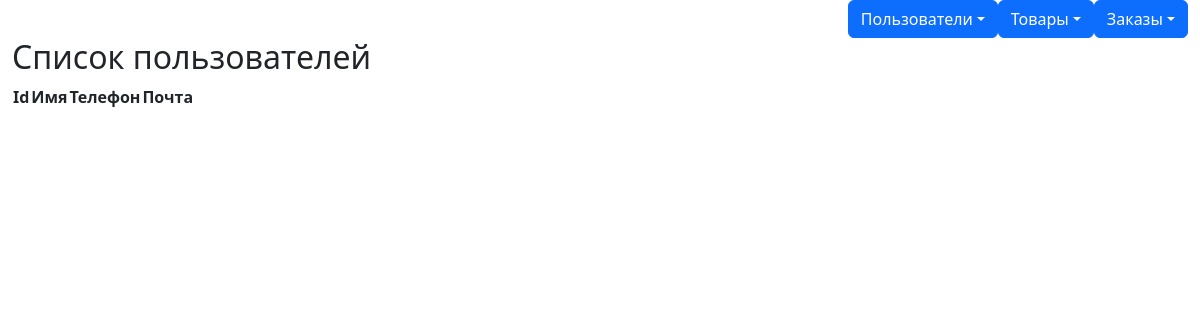
Before: /all_users/ with the older database file.
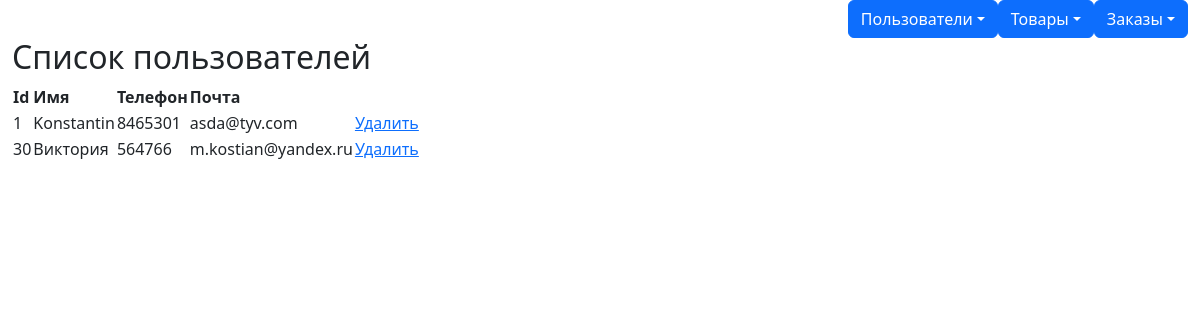
After: the same page with the newer database file.
### myapp/models.py (models this page shows)
class User(models.Model):
    name = models.CharField(max_length=100)
    email = models.EmailField()
    number = models.CharField(max_length=30)
    addres = models.CharField(max_length=100)
    date = models.DateField(auto_now_add=True)

### myapp/views.py (the view)
# urls.py: path('all_users/', views.all_users, name='all users'),
def all_users(request):
    users = User.objects.all()
    return render(request, 'all_users.html', {'users': users})

### myapp/templates/all_users.html
{% extends "base.html" %}
{% block content %}
<body>
    <h2>Список пользователей</h2>
    <table>
        <thead>
            <th>Id</th>
            <th>Имя</th>
            <th>Телефон</th>
            <th>Почта</th>
            <th></th>
        </thead>
        {% for person in users %}
        <tr>
            <td>{{ person.id }}</td>
            <td>{{ person.name }}</td>
            <td>{{ person.number }}</td>
            <td>{{ person.email }}</td>
            <td><a href="/delete_product/{{person.id}}">Удалить</a></td>
        </tr>
        {% endfor %}
    </table>
</body>
{% endblock %}

### myapp/templates/base.html (shortened to what this page needs)
<!doctype html>
<html lang="ru">
<head>
    <link href="https://cdn.jsdelivr.net/npm/bootstrap@5.3.1/dist/css/bootstrap.min.css" rel="stylesheet"
>
</head>
<body>
    <div class="container-fluid">
        <ul class="nav nav-pills justify-content-end align-items-end">
            <div class="dropdown">
                <a class="btn btn-primary dropdown-toggle" href="#" role="button" data-bs-toggle="dropdown"
                    aria-expanded="false">Пользователи</a>
            </div>
            <div class="dropdown">
                <a class="btn btn-primary dropdown-toggle" href="#" role="button" data-bs-toggle="dropdown"
                    aria-expanded="false">Товары</a>
            </div>
            <div class="dropdown">
                <a class="btn btn-primary dropdown-toggle" href="#" role="button" data-bs-toggle="dropdown"
                    aria-expanded="false">Заказы</a>
            </div>
        </ul>
        {% block content %}{% endblock %}
    </div>
</body>
</html>

Changed rows visible on the page:
added User: id "1", name "Konstantin", number "8465301", email "asda@tyv.com"
added User: id "30", name "Виктория", number "564766", email "m.kostian@yandex.ru"
